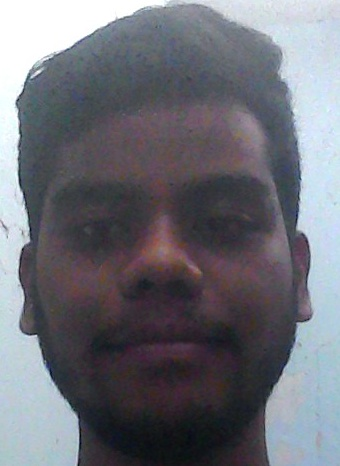
#> input picture LBPH/croped1.jpg, 340 x 466 px, given in place of WIN_20181009_20_11_54_Pro.jpg, which was not available
$ python lbph.py
#> lines starting #> are read from the running program, lines starting #| are printed output that depends on the picture; long printed decimals are rounded; pictures that were not available may be replaced by others from this repository, and a replacement may not be noted
import cv2
import numpy as np

def detectFace(img):
    gray=cv2.cvtColor(img,cv2.COLOR_BGR2GRAY)
    face_cascade=cv2.CascadeClassifier("E:/opencv/build/etc/haarcascades/haarcascade_frontalface_default.xml")
    faces=face_cascade.detectMultiScale(gray,scaleFactor=1.2, minNeighbors=5)
    x,y,w,h=faces[0]
    return gray[y:y+w,x:x+h],faces[0]

def draw_rectangle(img, rect):
    (x, y, w, h) = rect
    cv2.rectangle(img, (x, y), (x+w, y+h), (0, 255, 0), 2)

image_test=cv2.imread("C:/Users/Atharva/Pictures/Camera Roll/WIN_20181009_20_11_54_Pro.jpg")
#> image_test is the input picture: shape (466, 340, 3); mean B, G, R 118.9, 110.9, 109.8
image_test=cv2.resize(image_test,(int(image_test.shape[1]/2),int(image_test.shape[0]/2)))
#> image_test: shape (233, 170, 3)
face_extract,rect=detectFace(image_test)
#> in detectFace, `gray=cv2.cvtColor(img,cv2.COLOR_BGR2GRAY)`:
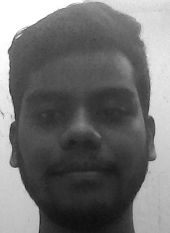
#> gray: shape (233, 170); min 12, max 255, mean 111.6
#> in detectFace, `faces=face_cascade.detectMultiScale(gray,scaleFactor=1.2, minNeighbors..`: faces = [[9, 60, 140, 140]]
#> in detectFace, `x,y,w,h=faces[0]`: x = 9; y = 60; w = 140
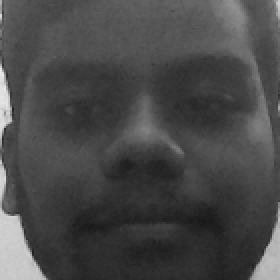
#> face_extract: shape (140, 140) (shown 2 times larger); min 23, max 235, mean 73
#> rect = [9, 60, 140, 140]
labels=[]
labels.append(1)
labels.append(2)


draw_rectangle(image_test, rect)
#> in draw_rectangle, `(x, y, w, h) = rect`: x = 9; y = 60; w = 140
#> in draw_rectangle, `cv2.rectangle(img, (x, y), (x+w, y+h), (0, 255, 0), 2)`:
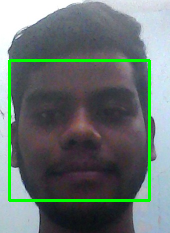
#> img: shape (233, 170, 3); mean B, G, R 113.3, 116.6, 104.7
image_train_1=cv2.imread("croped1.jpg")
image_train_1=cv2.resize(image_train_1,(100,100))
image_train_gray_1=cv2.cvtColor(image_train_1,cv2.COLOR_BGR2GRAY)
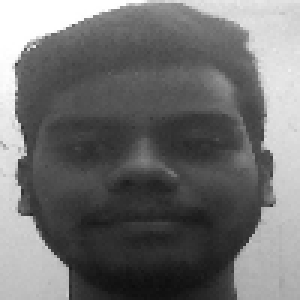
#> image_train_gray_1: shape (100, 100) (shown 3 times larger); min 12, max 255, mean 111.4

image_train_2=cv2.imread("croped2.jpg")
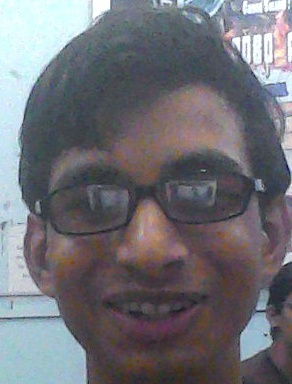
#> input picture LBPH/croped2.jpg, 292 x 384 px
#> image_train_2 is the input picture: shape (384, 292, 3); mean B, G, R 117.7, 111.6, 111.9
image_train_2=cv2.resize(image_train_2,(100,100))
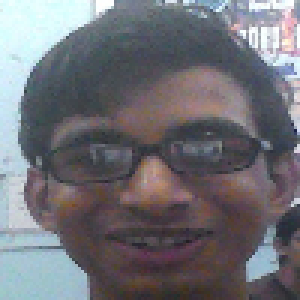
#> image_train_2: shape (100, 100, 3) (shown 3 times larger); mean B, G, R 117.7, 111.6, 111.9
image_train_gray_2=cv2.cvtColor(image_train_2,cv2.COLOR_BGR2GRAY)
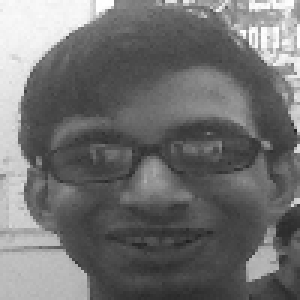
#> image_train_gray_2: shape (100, 100) (shown 3 times larger); min 31, max 255, mean 112.4

faces=[]
faces.append(image_train_gray_1)
faces.append(image_train_gray_2)
cv2.imshow("test",image_test)
#cv2.imshow("train",image_train)

#face_recognizer = cv2.face.createLBPHFaceRecognizer()
face_recognizer = cv2.face.LBPHFaceRecognizer_create()
face_recognizer.train(faces, np.array(labels))

label_res= face_recognizer.predict(face_extract)
#> label_res = (1, 94.34)
print(label_res)
#| (1, 94.338)

cv2.waitKey(0)
cv2.destroyAllWindows()
